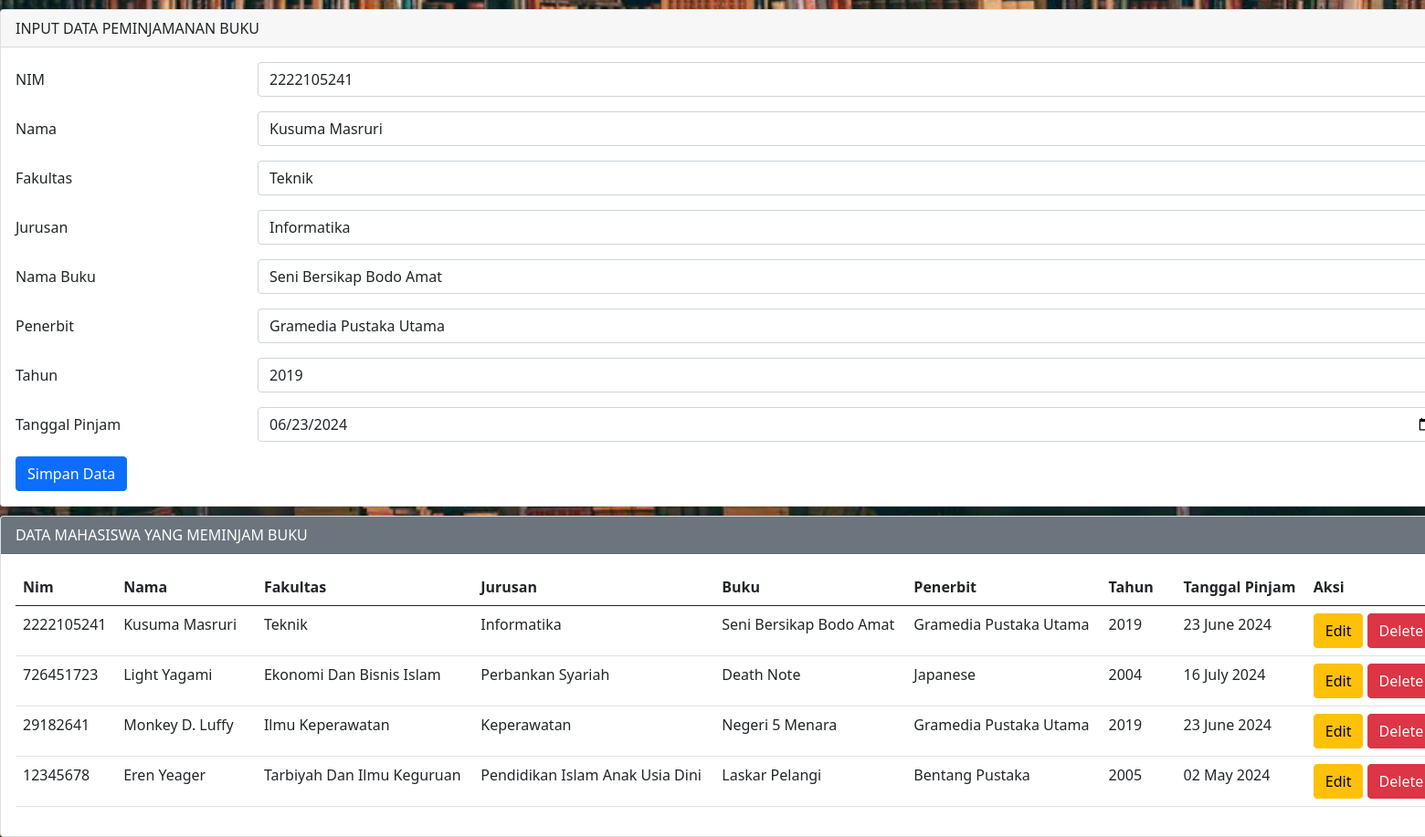
Page /index.php?op=edit&id=4 on the committed database.
### tables this page shows
CREATE TABLE `peminjaman` (
  `id` int(11) NOT NULL,
  `nim` varchar(25) NOT NULL,
  `nama` varchar(25) NOT NULL,
  `namabuku` varchar(30) NOT NULL,
  `fakultas` varchar(50) NOT NULL,
  `jurusan` varchar(50) NOT NULL,
  `penerbit` varchar(25) NOT NULL,
  `tahun` varchar(25) NOT NULL,
  `tglpinjam` varchar(25) NOT NULL
);

### index.php (the view, shortened to what this page needs)
<?php
include 'koneksi.php';
$nim        = "";
$nama       = "";
$namabuku    = "";
$fakultas   = "";
$jurusan    = "";
$penerbit   = "";
$tahun      = "";
$tglpinjam  = "";
if (isset($_GET['op'])) {
    $op = $_GET['op'];
} else {
    $op = "";
}
if ($op == 'edit') {
    $id          = $_GET['id'];
    $sql1        = "select * from peminjaman where id = '$id'";
    $q1          = mysqli_query($koneksi, $sql1);
    $r1          = mysqli_fetch_array($q1);
    $nim         = $r1['nim'];
    $nama        = $r1['nama'];
    $namabuku     = $r1['namabuku'];
    $jurusan     = $r1['jurusan'];
    $fakultas    = $r1['fakultas'];
    $penerbit    = $r1['penerbit'];
    $tahun       = $r1['tahun'];
    $tglpinjam   = $r1['tglpinjam'];
}
?>
<!DOCTYPE html>
<html lang="en">
<head>
    <link href="https://cdn.jsdelivr.net/npm/bootstrap@5.0.0-beta2/dist/css/bootstrap.min.css" rel="stylesheet">
</head>
<body>
    <div class="mx-auto">
        <div class="card">
            <div class="card-header">
                INPUT DATA PEMINJAMANAN BUKU
            </div>
            <div class="card-body">
                <form action="" method="POST">
                    <div class="mb-3 row">
                        <label for="nim" class="col-sm-2 col-form-label">NIM</label>
                        <div class="col-sm-10">
                            <input type="number" pattern="[0-9]*" class="form-control" id="nim" name="nim" value="<?php echo $nim ?>">
                        </div>
                    </div>
                    <div class="mb-3 row">
                        <label for="nama" class="col-sm-2 col-form-label">Nama</label>
                        <div class="col-sm-10">
                            <input type="text" class="form-control" id="nama" name="nama" value="<?php echo $nama ?>">
                        </div>
                    </div>
                    <div class="mb-3 row">
                        <label for="fakultas" class="col-sm-2 col-form-label">Fakultas</label>
                        <div class="col-sm-10">
                            <select class="form-control" name="fakultas" id="fakultas">
                                <option value="Teknik" <?php if ($fakultas == "Teknik") echo "selected" ?>>Teknik</option>
                            </select>
                        </div>
                    </div>
                    <div class="mb-3 row">
                        <label for="jurusan" class="col-sm-2 col-form-label">Jurusan</label>
                        <div class="col-sm-10">
                            <select class="form-control" name="jurusan" id="jurusan">
                                <option value="Informatika" <?php if ($jurusan == "Informatika") echo "selected" ?>>Informatika</option>
                            </select>
                        </div>
                    </div>
                    <div class="mb-3 row">
                        <label for="namabuku" class="col-sm-2 col-form-label">Nama Buku</label>
                        <div class="col-sm-10">
                            <input type="text" class="form-control" id="namabuku" name="namabuku" value="<?php echo $namabuku ?>">
                        </div>
                    </div>
                    <div class="mb-3 row">
                        <label for="penerbit" class="col-sm-2 col-form-label">Penerbit</label>
                        <div class="col-sm-10">
                            <input type="text" class="form-control" id="penerbit" name="penerbit" value="<?php echo $penerbit ?>">
                        </div>
                    </div>
                    <div class="mb-3 row">
                        <label for="tahun" class="col-sm-2 col-form-label">Tahun</label>
                        <div class="col-sm-10">
                            <input type="number" pattern="[0-9]*" class="form-control" id="tahun" name="tahun" value="<?php echo $tahun ?>">
                        </div>
                    </div>
                    <div class="mb-3 row">
                        <label for="tglpinjam" class="col-sm-2 col-form-label">Tanggal Pinjam</label>
                        <div class="col-sm-10">
                            <input type="date" pattern="[0-9]*" class="form-control" id="tglpinjam" name="tglpinjam" value="<?php echo $tglpinjam ?>">
                        </div>
                    </div>
                    <div class="col-12">
                        <input type="submit" name="simpan" value="Simpan Data" class="btn btn-primary" />
                    </div>
                </form>
            </div>
        </div>
        <div class="card">
            <div class="card-header text-white bg-secondary">
                DATA MAHASISWA YANG MEMINJAM BUKU
            </div>
            <div class="card-body">
                <table class="table">
                <thead>
                    <tr>
                        <th scope="col" style="width: 50px;">Nim</th>
                        <th scope="col" style="width: 150px;">Nama</th>
                        <th scope="col" style="width: 200px;">Fakultas</th>
                        <th scope="col" style="width: 250px;">Jurusan</th>
                        <th scope="col" style="width: 150px;">Buku</th>
                        <th scope="col" style="width: 150px;">Penerbit</th>
                        <th scope="col" style="width: 80px;">Tahun</th>
                        <th scope="col" style="width: 120px;">Tanggal Pinjam</th>
                        <th scope="col" style="width: 120px;">Aksi</th>
                    </tr>
                </thead>
                    <tbody>
                        <?php
                        $sql2   = "SELECT id, nim, nama, fakultas, jurusan, namabuku, penerbit, tahun, DATE_FORMAT(tglpinjam, '%d %M %Y') as tglpinjam FROM peminjaman ORDER BY id DESC";
                        $q2     = mysqli_query($koneksi, $sql2);
                        while ($r2 = mysqli_fetch_array($q2)) {
                            $id         = $r2['id'];
                            $nim        = $r2['nim'];
                            $nama       = $r2['nama'];
                            $fakultas   = $r2['fakultas'];
                            $jurusan    = $r2['jurusan'];
                            $namabuku   = $r2['namabuku'];
                            $penerbit   = $r2['penerbit'];
                            $tahun      = $r2['tahun'];
                            $tglpinjam  = $r2['tglpinjam'];
                        ?>
                            <tr>
                                <td scope="row"><?php echo $nim ?></td>
                                <td scope="row"><?php echo $nama ?></td>
                                <td scope="row"><?php echo $fakultas ?></td>
                                <td scope="row"><?php echo $jurusan ?></td>
                                <td scope="row"><?php echo $namabuku ?></td>
                                <td scope="row"><?php echo $penerbit ?></td>
                                <td scope="row"><?php echo $tahun ?></td>
                                <td scope="row"><?php echo $tglpinjam ?></td>
                                <td scope="row">
                                    <a href="index.php?op=edit&id=<?php echo $id ?>"><button type="button" class="btn btn-warning">Edit</button></a>
                                    <a href="index.php?op=delete&id=<?php echo $id?>" onclick="return confirm('Yakin mau delete data?')"><button type="button" class="btn btn-danger">Delete</button></a>
                                </td>
                            </tr>
                        <?php
                        }
                        ?>
                    </tbody>
                </table>
            </div>
        </div>
    </div>
</body>
</html>

### index.php (style rules this page uses)
.mx-auto { width: 1600px; }
.card { margin-top: 10px; }
body { background-image: url('images/background.jpg'); background-size: cover; background-repeat: no-repeat; background-position: center center; background-attachment: fixed; }
.table th, .table td { white-space: nowrap; overflow: hidden; text-overflow: ellipsis; max-width: 300px; }

### rows in the picture
peminjaman: nim "2222105241", nama "Kusuma Masruri", fakultas "Teknik", jurusan "Informatika", namabuku "Seni Bersikap Bodo Amat", penerbit "Gramedia Pustaka Utama", tahun "2019", tglpinjam "06/23/2024", tglpinjam "23 June 2024"
peminjaman: nim "726451723", nama "Light Yagami", fakultas "Ekonomi Dan Bisnis Islam", jurusan "Perbankan Syariah", namabuku "Death Note", penerbit "Japanese", tahun "2004", tglpinjam "16 July 2024"
peminjaman: nim "29182641", nama "Monkey D. Luffy", fakultas "Ilmu Keperawatan", jurusan "Keperawatan", namabuku "Negeri 5 Menara", penerbit "Gramedia Pustaka Utama", tahun "2019", tglpinjam "23 June 2024"
peminjaman: nim "12345678", nama "Eren Yeager", fakultas "Tarbiyah Dan Ilmu Keguruan", jurusan "Pendidikan Islam Anak Usia Dini", namabuku "Laskar Pelangi", penerbit "Bentang Pustaka", tahun "2005", tglpinjam "02 May 2024"
